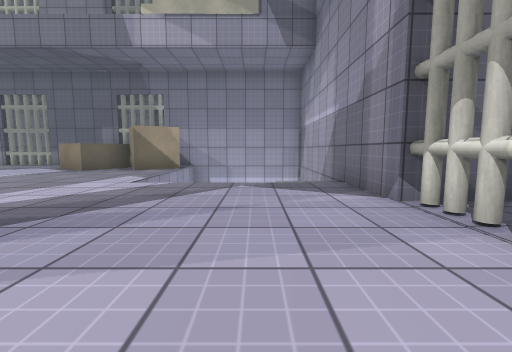
View 1 (above)

24 first-person views from a walk through a scene from a Unity 3-D project. The camera is 0.72 m above the floor, tilts 6° down and sees 90° across. The floor is counted in squares, 1 m on a side. Each view is taken from the middle of a square. On the plan, view 1 faces up. The plan holds only what a view shows up to about 9 squares ahead; the rest is blank. The place goes on beyond the plan. Some animated figures are left out. Surface patterns are stand-ins for the level's own textures.

View 2
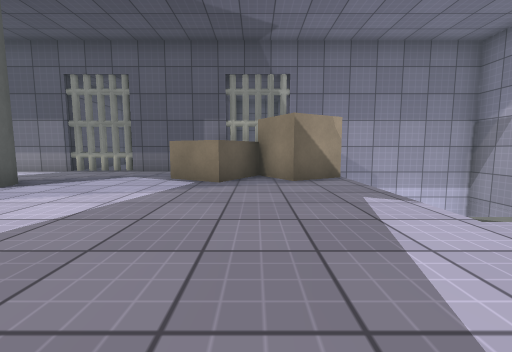

View 3
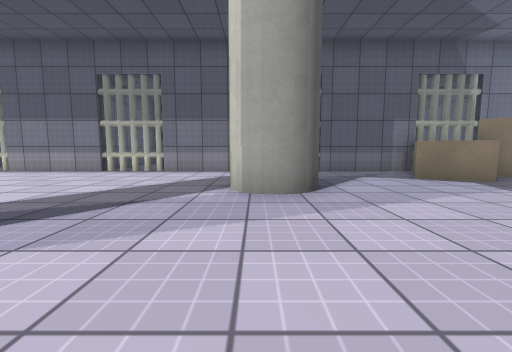

View 4
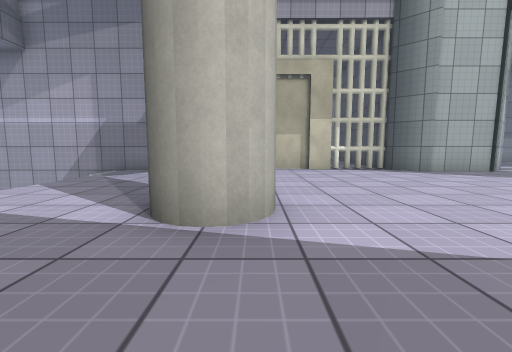

View 5
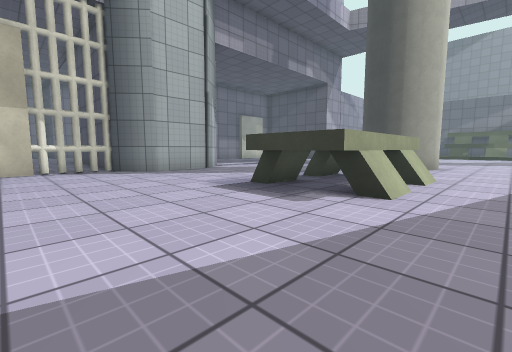

View 6
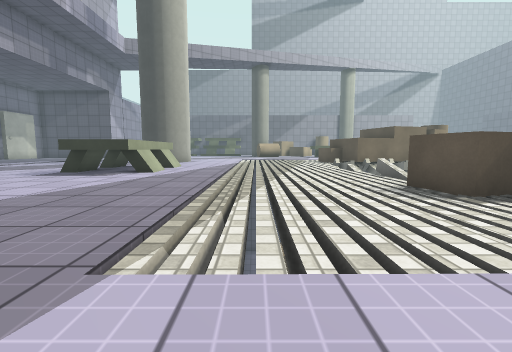

View 7
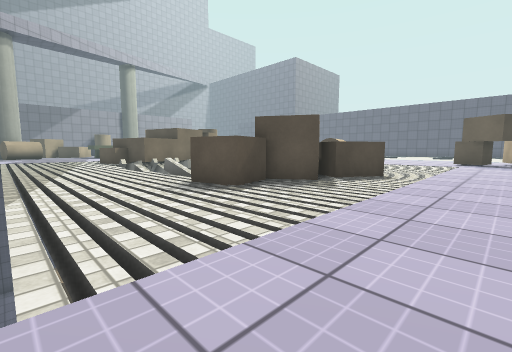

View 8
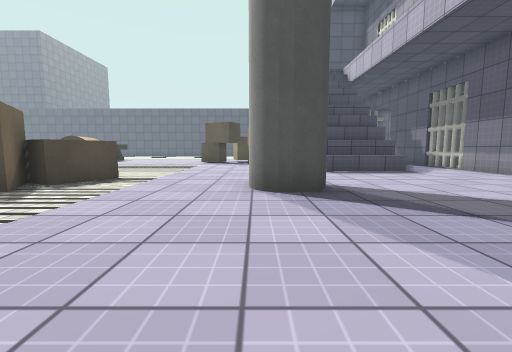

View 9
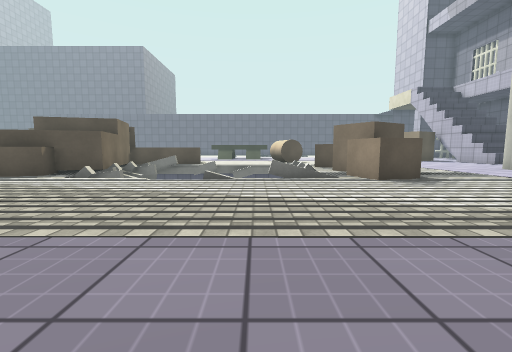

View 10
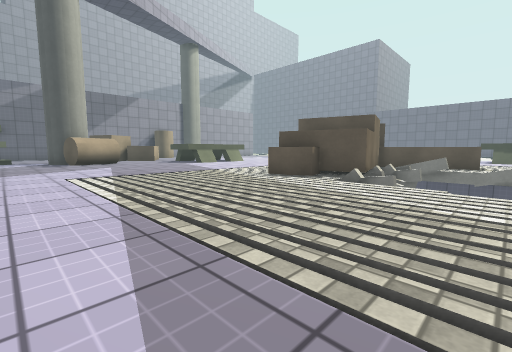

View 11
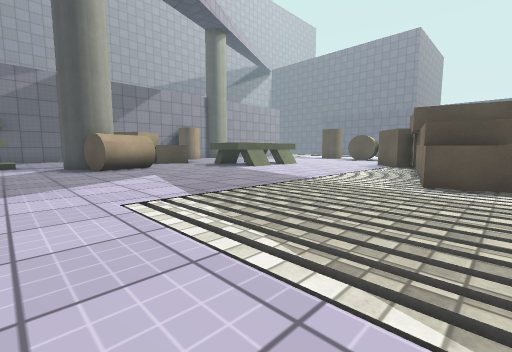

View 12
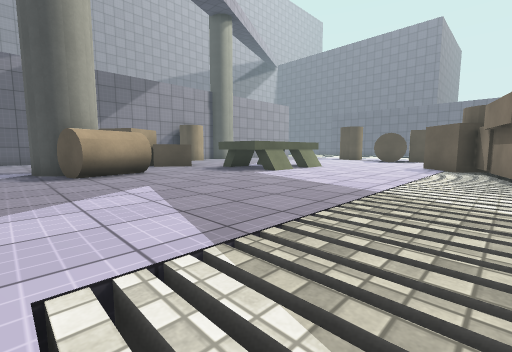

View 13
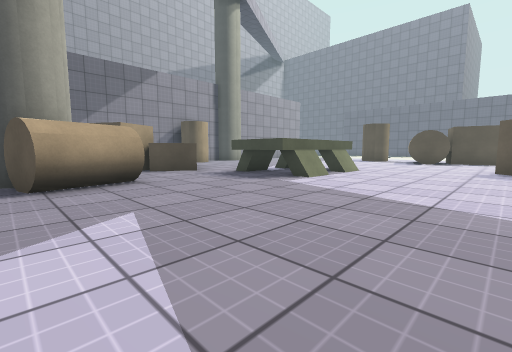

View 14
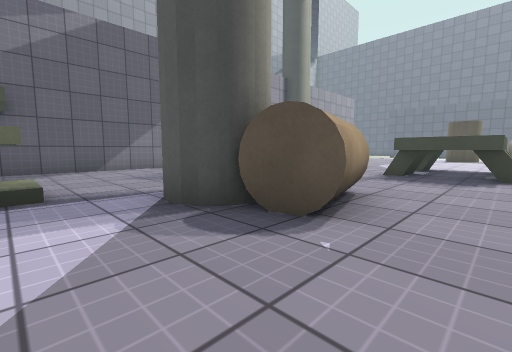

View 15
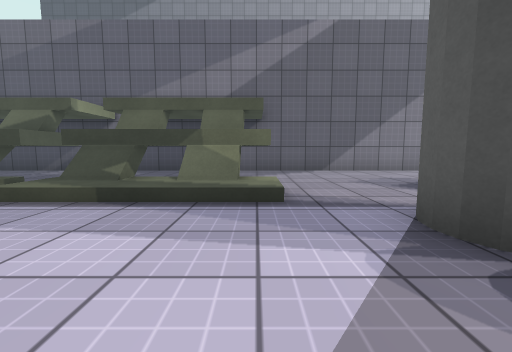

View 16
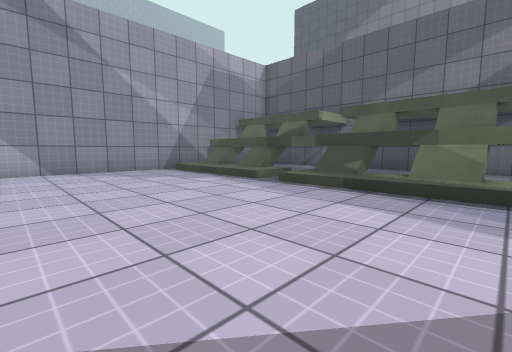

View 17
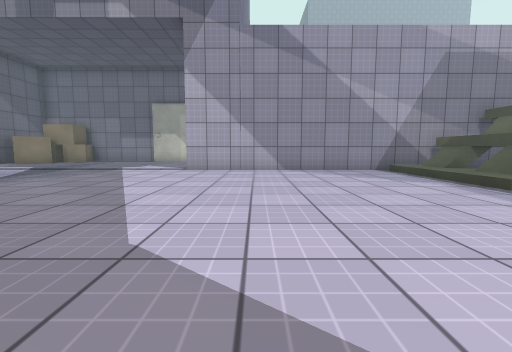

View 18
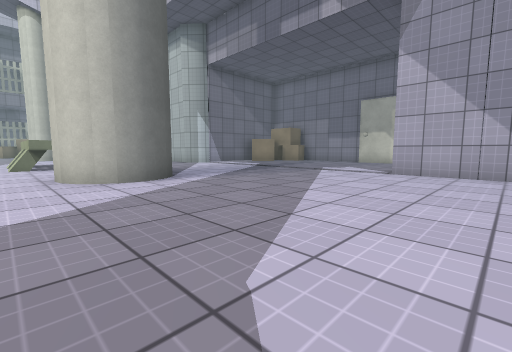

View 19
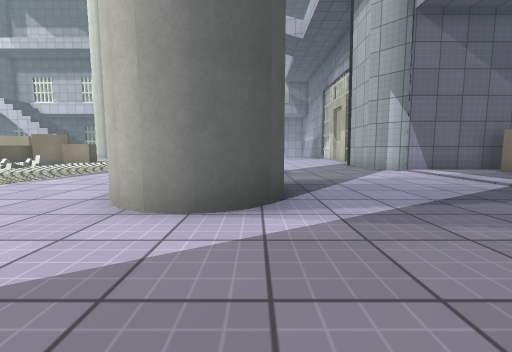

View 20
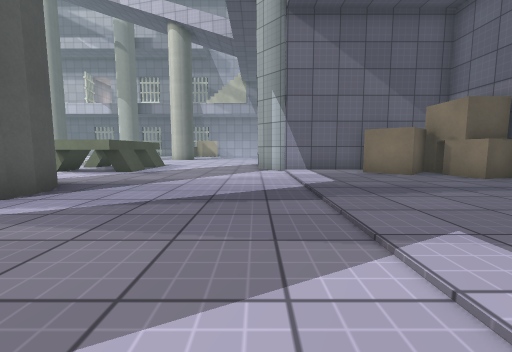

View 21
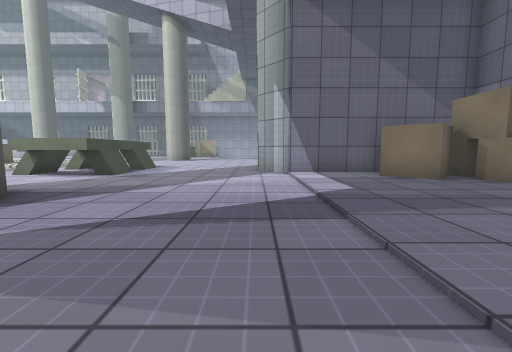

View 22
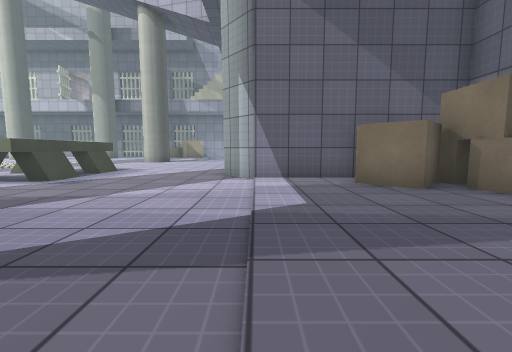

View 23
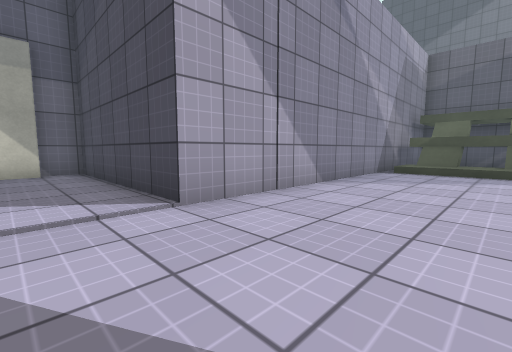

View 24
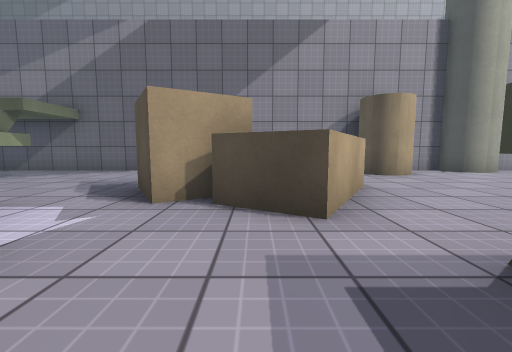

### Floor plan
Key: @ floor where view 1 was taken; # wall or solid block; . main floor; : floor 0.05 m higher than the main floor; - floor 0.05 m lower than the main floor; + floor 0.2 m higher than the main floor; _ floor 6.5 m lower than the main floor; = window, fence, low wall or low ledge; ^ raised ledge; v drop or lower ground; O other object.
Columns run from 19 left of view 1 to 6 right of it. Each row starts with its distance up from view 1.
 11  ##OOO##OOO##OO  #####
 10 .............##O#  = #
  9 ^...........##.O.  =v#
  8  ^......##.......    #
  7  ^...............    #
  6 ^................  vv#
  5     #...... .........#
  4  ...#...... .........###
  3 ...........  ........O
  2 ...............#.....O
  1 vvvvvvvvvvv....#.....
  0 v. ##Ov.vv.........@.O
 -1    #OOOOvv...........O
 -2     OOOOvv...........O:
 -3     -_v.vv...........O:
 -4       =.vv...........##
 -5       v.vv....###...##
 -6        vvv....###...##
 -7   v    vvv....###....####
 -8 ^.v    vvv....###....:::OO
 -9   vvvvvvvv...........::OOO
-10    ###vvvv...........::::O
-11      #Ovvv....###....:::::
-12      #Ovvv....###....::::
-13 OO####vvvv.....##....:::
-14 OOvvvvvvvvv..........::
-15 O....................:::::
-16 .....................:::::
-17 .....................#####
-18 .....................#
-19  ####................#
-20  #####...O...........#
-21  #####..OOO..........#
-22    .....  #..........#
-23    ..##.. #..........#
-24   ...##OO...++++.++++#
-25  ...## OO...#^#^.#^#^#
-26 ....    ....#    #   #
-27 ..O.    ........ ... #
-28 ..OO   .......... ...#
-29 ##    ################

Where each view was taken, in squares from view 1:
view 1: 0 up, 0 right, facing up
view 2: 3 up, 5 left, facing up
view 3: 3 up, 11 left, facing up
view 4: 1 up, 7 left, facing right
view 5: 1 down, 7 left, facing down-right
view 6: 3 up, 9 left, facing down
view 7: 3 up, 9 left, facing down-left
view 8: 4 up, 10 left, facing left
view 9: 5 down, 6 left, facing left
view 10: 7 down, 7 left, facing down-left
view 11: 11 down, 7 left, facing down-left
view 12: 13 down, 8 left, facing down-left
view 13: 15 down, 9 left, facing down-left
view 14: 19 down, 7 left, facing down-left
view 15: 20 down, 7 left, facing down
view 16: 19 down, 7 left, facing down-right
view 17: 19 down, 7 left, facing right
view 18: 19 down, 6 left, facing up-right
view 19: 16 down, 3 left, facing up
view 20: 16 down, 1 right, facing up
view 21: 15 down, 1 right, facing up
view 22: 14 down, 2 right, facing up
view 23: 15 down, 1 left, facing down-right
view 24: 20 down, 13 left, facing down
